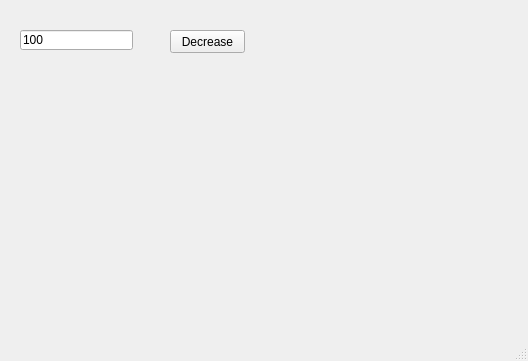
<?xml version="1.0" encoding="UTF-8"?>
<ui version="4.0">
 <class>MainWindow</class>
 <widget class="QMainWindow" name="MainWindow">
  <property name="geometry">
   <rect>
    <x>0</x>
    <y>0</y>
    <width>528</width>
    <height>361</height>
   </rect>
  </property>
  <property name="windowTitle">
   <string>MainWindow</string>
  </property>
  <widget class="QWidget" name="centralwidget">
   <widget class="QPushButton" name="pb">
    <property name="geometry">
     <rect>
      <x>170</x>
      <y>30</y>
      <width>75</width>
      <height>23</height>
     </rect>
    </property>
    <property name="text">
     <string>Decrease</string>
    </property>
   </widget>
   <widget class="QLineEdit" name="le">
    <property name="geometry">
     <rect>
      <x>20</x>
      <y>30</y>
      <width>113</width>
      <height>20</height>
     </rect>
    </property>
    <property name="text">
     <string>100</string>
    </property>
   </widget>
  </widget>
  <widget class="QMenuBar" name="menubar">
   <property name="geometry">
    <rect>
     <x>0</x>
     <y>0</y>
     <width>528</width>
     <height>21</height>
    </rect>
   </property>
  </widget>
  <widget class="QStatusBar" name="statusbar"/>
 </widget>
 <resources/>
 <connections/>
</ui>
